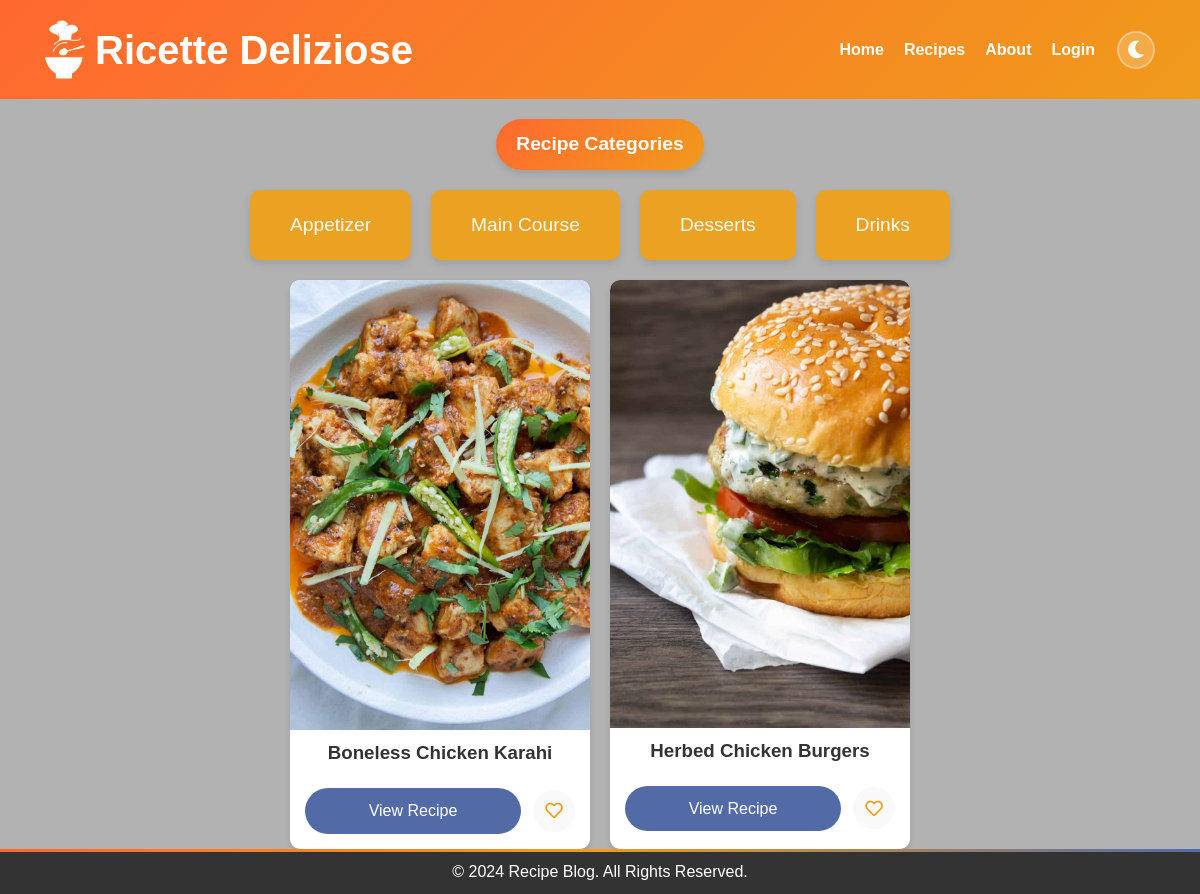
Before: /recipe with the older database file.
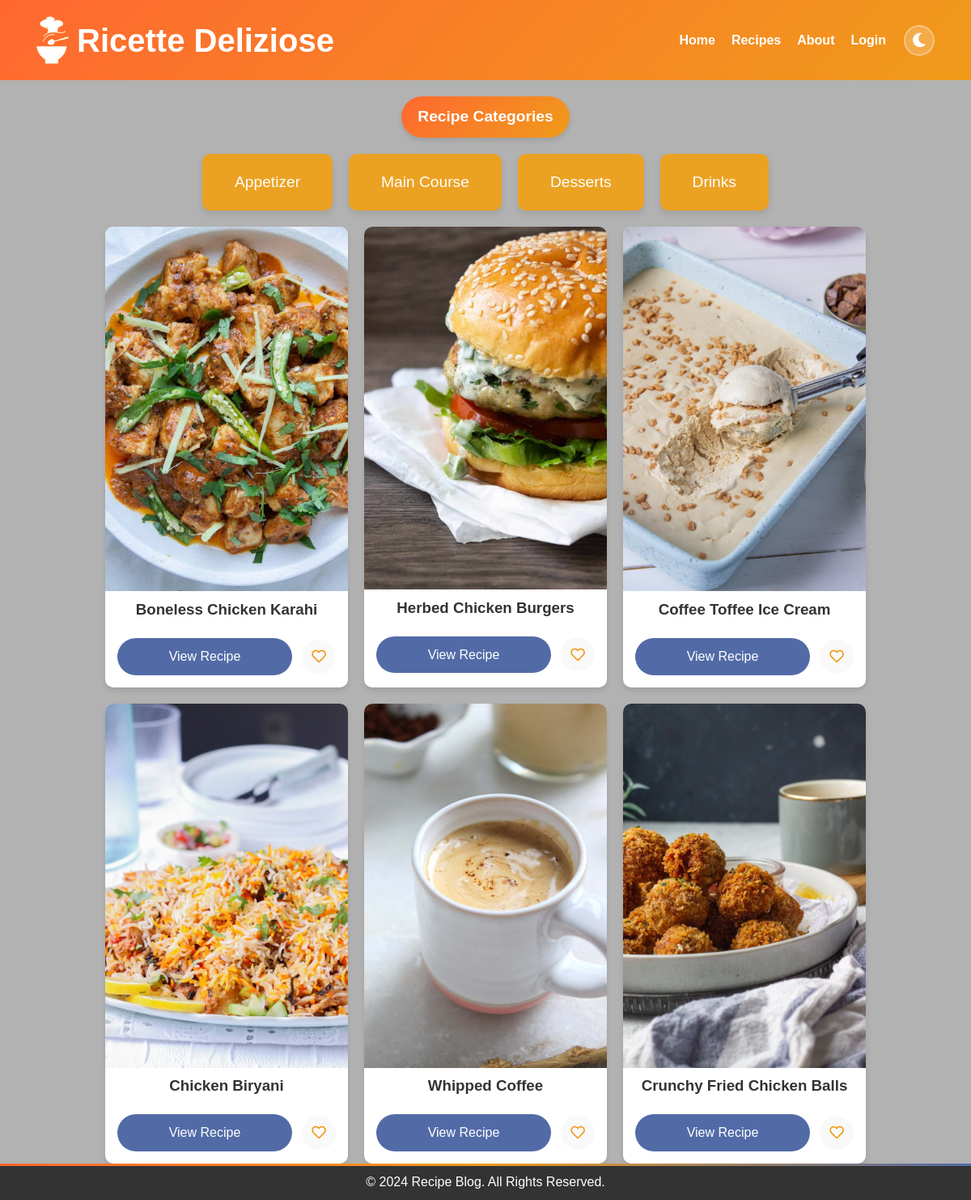
After: the same page with the newer database file.
### model.py (models this page shows, shortened)
class Recipe(db.Model):
    id = db.Column(db.Integer, primary_key=True)
    title = db.Column(db.String(100), nullable=False)
    description = db.Column(db.Text, nullable=False)
    instructions = db.Column(db.Text, nullable=False)
    image = db.Column(db.String(100), nullable=True)
    created_at = db.Column(db.DateTime, default=datetime.utcnow)
    category_id = db.Column(db.Integer, db.ForeignKey('category.id'), nullable=False)
    ingredients = db.relationship('Ingredient', secondary=recipe_ingredient, backref='recipes')
    category = db.relationship('Category', backref=db.backref('recipes', lazy=True))

### app.py (the view)
@app.route('/recipe', defaults={'category': None})
@app.route('/recipe/<string:category>')
def recipe(category):
    liked_recipe_id = []
    if 'user_id' in session:
        user = user_repository.get_user_by_id(session['user_id'])
        if user:
            liked_recipe_id = [recipe.id for recipe in user.liked_recipes]
        else:
            session.pop('user_id', None)
    if category:
        recipes = Recipe.query.join(Category).filter(Category.name == category).all()
    else:
        recipes = Recipe.query.all()  # Get all recipes without adding any specific text
    return render_template('recipe.html', recipes=recipes, category=category, liked_recipe_id=liked_recipe_id)

### templates/recipe.html (shortened to what this page needs)
<!DOCTYPE html>
<html lang="en">
<head>
    <link href="https://cdnjs.cloudflare.com/ajax/libs/font-awesome/5.15.4/css/all.min.css" rel="stylesheet">
    <link rel="stylesheet" href="{{ url_for('static', filename='css/theme.css') }}">
    <link rel="stylesheet" href="{{ url_for('static', filename='css/recipe.css') }}">
</head>
<body>
    <header>
        <div class="container">
            <div class="logo-title">
                <img src="{{ url_for('static', filename='images/logo.png') }}" alt="Logo" class="logo" width="40"
                    height="59">
                <h1>Ricette Deliziose</h1>
            </div>
            <nav>
                <a href="{{ url_for('home') }}">Home</a>
                <a href="{{ url_for('recipe') }}">Recipes</a>
                <a href="{{ url_for('about') }}">About</a>
                {% if 'user_id' in session %}
                {% if session['is_admin'] %}
                <a href="{{ url_for('admin_dashboard') }}">Dashboard</a>
                <a href="{{ url_for('logout') }}">Logout</a>
                {% else %}
                <a href="{{ url_for('contact') }}">Contact</a>
                <a href="{{ url_for('profile') }}">Profile</a>
                <a href="{{ url_for('logout') }}">Logout</a>
                {% endif %}
                {% else %}
                <a href="{{ url_for('login') }}">Login</a>
                {% endif %}
                <button class="theme-toggle" id="theme-toggle-btn" aria-label="Toggle Theme">
                    <i class="fas fa-moon"></i>
                </button>
            </nav>
        </div>
    </header>
    <main>
        <h2>Recipe Categories</h2>
        <div class="categories">
            <a href="{{ url_for('recipe', category='Appetizer') }}"
                class="{% if category == 'Appetizer' %}active{% endif %}">
                Appetizer
            </a>
            <a href="{{ url_for('recipe', category='Main Course') }}"
                class="{% if category == 'Main Course' %}active{% endif %}">
                Main Course
            </a>
            <a href="{{ url_for('recipe', category='Dessert') }}"
                class="{% if category == 'Dessert' %}active{% endif %}">
                Desserts
            </a>
            <a href="{{ url_for('recipe', category='Drinks') }}" class="{% if category == 'Drinks' %}active{% endif %}">
                Drinks
            </a>
        </div>
        {% if recipes %}
        <div id="recipe-container" class="recipe-grid">
            {% for recipe in recipes %}
            <div class="recipe-item">
                <img src="{{ url_for('static', filename='images/' + recipe.image) }}" alt="{{ recipe.title }}">
                <h3>{{ recipe.title }}</h3>
                <div class="card-buttons">
                    <a href="{{ url_for('recipe_details', recipe_id=recipe.id) }}" class="btn-view">View Recipe</a>
                    {% if recipe.id in liked_recipe_id %}
                        <span class="btn-liked" id="like-btn-{{ recipe.id }}" title="Liked">
                            <i class="fas fa-heart"></i>
                        </span>
                        {% else %}
                        <a href="javascript:void(0);" class="btn-like" id="like-btn-{{ recipe.id }}"
                            onclick="likeRecipe('{{ recipe.id }}')" title="Like Recipe">
                            <i class="far fa-heart"></i>
                        </a>
                        {% endif %}
                </div>
            </div>
            {% endfor %}
        </div>
        {% else %}
        <p>No recipes available.</p>
        {% endif %}
    </main>
    <footer>
        <p>&copy; 2024 Recipe Blog. All Rights Reserved.</p>
    </footer>
</body>
</html>

### static/css/theme.css (style rules this page uses)
:root { --bg-primary: #ffffff; --bg-secondary: #f9f9f9; --bg-card: #ffffff; --bg-overlay: linear-gradient(rgba(0, 0, 0, 0.3), rgba(0, 0, 0, 0.3)); --text-primary: #333333; --text-secondary: #666666; --text-muted: #888888; --border-color: #e0e0e0; --shadow-color: rgba(0, 0, 0, 0.1); --shadow-heavy: rgba(0, 0, 0, 0.15); --header-gradient: linear-gradient(135deg, #FF6830, #f09b1b); --accent-gradient: linear-gradient(90deg, #FF6830, #f09b1b, #526ba7); --btn-gradient: linear-gradient(135deg, #FF6830, #f09b1b); --btn-gradient-hover: linear-gradient(135deg, #e55a28, #d88a17); --accent-orange: #FF6830; --accent-gold: #f09b1b; --accent-blue: #526ba7; --accent-blue-dark: #1d365e; --input-bg: #fafafa; --input-border: #e0e0e0; --input-focus-border: #f09b1b; --input-focus-shadow: rgba(240, 155, 27, 0.15); --footer-bg: #333333; --footer-text: #ffffff; --table-header-bg: #526ba7; --table-even-row: #f3f3f3; --table-hover-row: #f0d8b3; --table-border: #ccc; --alert-success-bg: #d4edda; --alert-success-border: #28a745; --alert-success-text: #155724; --alert-danger-bg: #f8d7da; --alert-danger-border: #dc3545; --alert-danger-text: #721c24; --alert-warning-bg: #fff3cd; --alert-warning-border: #ffc107; --alert-warning-text: #856404; --alert-info-bg: #d1ecf1; --alert-info-border: #17a2b8; --alert-info-text: #0c5460; --toggle-bg: rgba(255, 255, 255, 0.2); --toggle-hover-bg: rgba(255, 255, 255, 0.35); --theme-transition: background-color 0.35s ease, color 0.35s ease, border-color 0.35s ease, box-shadow 0.35s ease; }
body, header, footer, main, .recipe-card, .recipe-item, .profile-container, .form-container, .auth-card, .about-section, .dashboard-container, #contact-form, .recipe-detail-container, table, th, td, input, textarea, select { transition: var(--theme-transition); }
.theme-toggle { background: var(--toggle-bg); border: 2px solid rgba(255, 255, 255, 0.3); color: white; width: 38px; height: 38px; border-radius: 50%; cursor: pointer; display: flex; align-items: center; justify-content: center; font-size: 1.1rem; transition: all 0.3s cubic-bezier(0.175, 0.885, 0.32, 1.275); margin-left: 12px; flex-shrink: 0; }
.theme-toggle .fa-moon { display: inline-block; }
footer { position: relative; }
footer::before { content: ''; position: absolute; top: 0; left: 0; right: 0; height: 3px; background: var(--accent-gradient); }

Changed rows visible on the page:
added Recipe: image (picture), title "Coffee Toffee Ice Cream"
added Recipe: image (picture), title "Chicken Biryani"
added Recipe: image (picture), title "Whipped Coffee"
added Recipe: image (picture), title "Crunchy Fried Chicken Balls"
